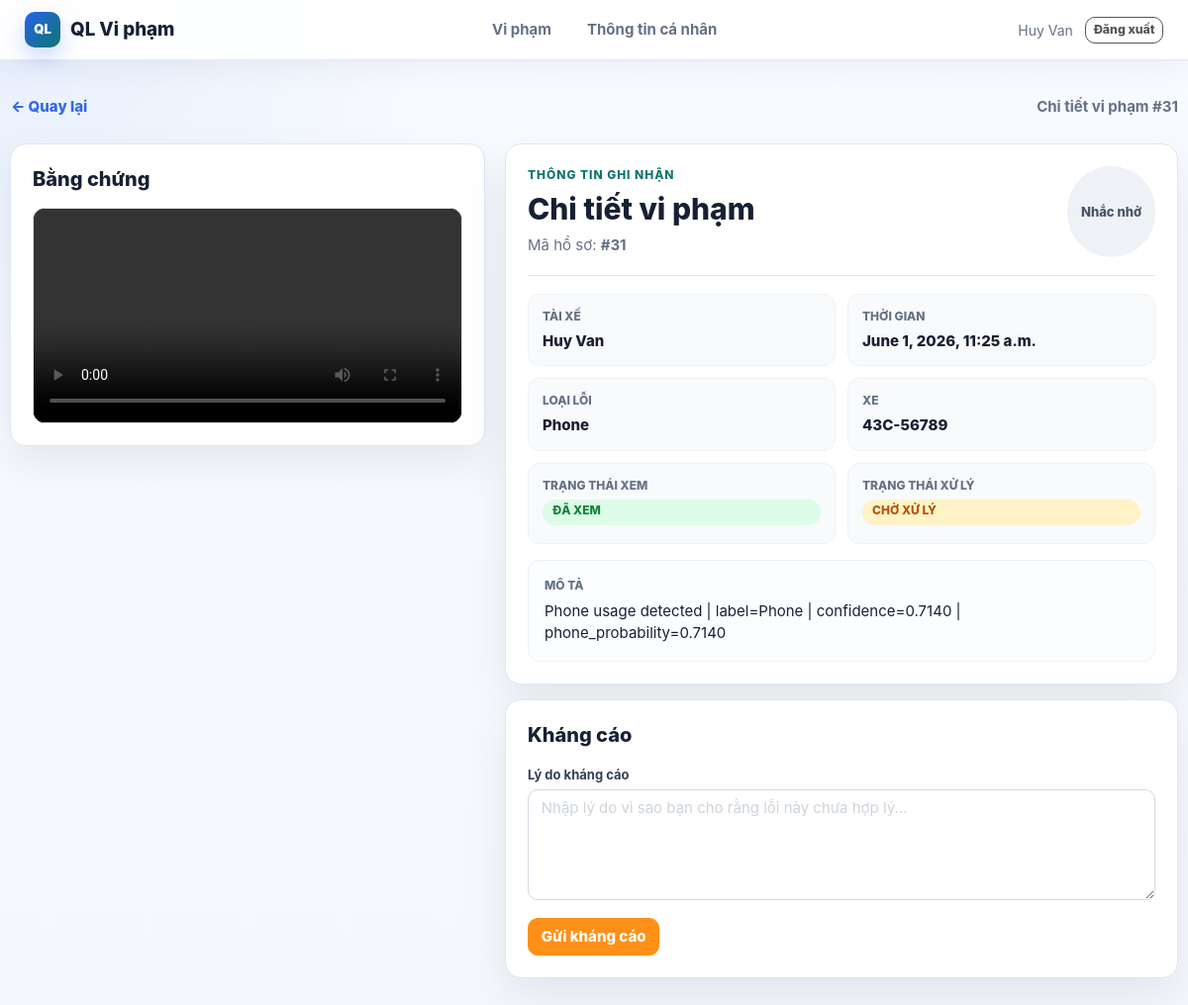
Page /violations/detail/31/ (signed in) on the committed database.
### accounts/models.py (models this page shows, shortened)
class Account(AbstractBaseUser):
    first_name = models.CharField(max_length=50)
    last_name = models.CharField(max_length=50)
    username = models.CharField(max_length=50, unique=True)
    email = models.EmailField(max_length=100, unique=True)
    phone_number = models.CharField(max_length=15, blank=True)
    card_uid = models.CharField(max_length=50, unique=True, null=True, blank=True)
    date_joined = models.DateTimeField(auto_now_add=True)
    last_login = models.DateTimeField(auto_now=True)
    is_admin = models.BooleanField(default=False)
    is_staff = models.BooleanField(default=False)
    is_active = models.BooleanField(default=True)
    is_superadmin = models.BooleanField(default=False)
    USERNAME_FIELD = 'email'
    REQUIRED_FIELDS = ['username', 'first_name', 'last_name']
    objects = MyAccountManager()
    def get_full_name(self):
        return f"{self.first_name} {self.last_name}"

### violations/models.py (models this page shows, shortened)
class Violation(models.Model):
    STATUS_CHOICES = [
        ('pending', 'Pending'),
        ('confirmed', 'Confirmed'),
        ('dismissed', 'Dismissed'),
        ('appealed', 'Appealed'),
    ]
    category = models.ForeignKey(Category, on_delete=models.CASCADE)
    reporter = models.ForeignKey(Account, on_delete=models.CASCADE)
    vehicle = models.ForeignKey(Vehicle, on_delete=models.CASCADE)
    title = models.CharField(max_length=200, default="Violation Report")
    description = models.TextField()
    reported_at = models.DateTimeField(auto_now_add=True)
    image = models.ImageField(upload_to='violations/', null=True, blank=True)
    video = models.FileField(upload_to='violations/videos/', null=True, blank=True)
    viewed = models.BooleanField(default=False)
    status = models.CharField(max_length=20, choices=STATUS_CHOICES, default='pending')
    class Meta:
        verbose_name = "Violation"
        verbose_name_plural = "Violations"
        ordering = ['-reported_at']

### categories/models.py (models this page shows, shortened)
class Category(models.Model):
    name = models.CharField(max_length=100)
    description = models.TextField(blank=True, null=True)
    severality_level = models.IntegerField(default=1)
    is_active = models.BooleanField(default=True)
    created_at = models.DateTimeField(auto_now_add=True)
    class Meta:
        verbose_name = "Category"
        verbose_name_plural = "Categories"
        ordering = ['name']

### vehicles/models.py (models this page shows, shortened)
class Vehicle(models.Model):
    license_plate = models.CharField(max_length=20, unique=True)
    model = models.CharField(max_length=100)
    registration_date = models.DateField()

### violations/views.py (the view)
# urls.py: path('detail/<int:violation_id>/', views.violation_detail, name='violation_detail'),
@login_required
def violation_detail(request, violation_id):
    violation = get_object_or_404(
        Violation.objects.select_related("category", "vehicle", "reporter"),
        id=violation_id,
        reporter=request.user
    )
    if not violation.viewed:
        violation.viewed = True
        violation.save(update_fields=["viewed"])
    appeal = getattr(violation, "appeal", None)
    context = {
        "violation": violation,
        "appeal": appeal,
    }
    return render(request, "violation_detail.html", context)

### categories/context_processors.py (called while the page is built)
def menu_links(request):
    links = Category.objects.all()
    return dict(links=links)

### templates/violation_detail.html (shortened to what this page needs)
{% extends "base.html" %}
{% load static %}
{% block content %}
<div class="detail-toolbar">
  <a class="btn btn-link px-0" href="javascript:history.back()">← Quay lại</a>
  <span>Chi tiết vi phạm #{{ violation.id }}</span>
</div>
<div class="row">
  <div class="col-lg-5 mb-3">
    <section class="data-card evidence-card">
      <div class="section-title-row">
        <h2>Bằng chứng</h2>
      </div>
      {% if violation.video %}
      <video class="evidence-media" controls preload="metadata" playsinline>
        <source src="{{ violation.video.url }}" type="video/mp4" />
      </video>
      {% else %}
      <div class="empty-state evidence-empty">
        <strong>Chưa có bằng chứng</strong>
        <span>Hình ảnh hoặc video sẽ hiển thị tại đây khi được ghi nhận.</span>
      </div>
      {% endif %}
    </section>
  </div>
  <div class="col-lg-7">
    <section class="data-card">
      <div class="detail-head">
        <div>
          <p class="eyebrow">Thông tin ghi nhận</p>
          <h1>Chi tiết vi phạm</h1>
          <p>Mã hồ sơ: <strong>#{{ violation.id }}</strong></p>
        </div>
        <span
          class="status-pill large {% if violation.category.severality_level == 2 %}danger{% else %}muted{% endif %}"
        >
          {% if violation.category.severality_level == 2 %}Nghiêm trọng{% else %}Nhắc nhở{% endif %}
        </span>
      </div>
      <div class="detail-grid">
        <div class="detail-item">
          <span>Tài xế</span>
          <strong>{{ violation.reporter.get_full_name|default:violation.reporter.username }}</strong>
        </div>
        <div class="detail-item">
          <span>Thời gian</span>
          <strong>{{ violation.reported_at }}</strong>
        </div>
        <div class="detail-item">
          <span>Loại lỗi</span>
          <strong>{{ violation.category.name }}</strong>
        </div>
        <div class="detail-item">
          <span>Xe</span>
          <strong>{{ violation.vehicle.license_plate }}</strong>
        </div>
        <div class="detail-item">
          <span>Trạng thái xem</span>
          {% if violation.viewed %}
          <strong><span class="status-pill success">Đã xem</span></strong>
          {% else %}
          <strong><span class="status-pill warning">Chưa xem</span></strong>
          {% endif %}
        </div>
        <div class="detail-item">
          <span>Trạng thái xử lý</span>
          <strong>
            {% if violation.status == "pending" %}
            <span class="status-pill warning">Chờ xử lý</span>
            {% elif violation.status == "confirmed" %}
            <span class="status-pill danger">Đã xác nhận</span>
            {% elif violation.status == "dismissed" %}
            <span class="status-pill muted">Đã hủy</span>
            {% elif violation.status == "appealed" %}
            <span class="status-pill info">Đang kháng cáo</span>
            {% else %}
            <span class="status-pill muted">{{ violation.status }}</span>
            {% endif %}
          </strong>
        </div>
      </div>
      <div class="note-box">
        <span>Mô tả</span>
        <p class="{% if not violation.description %}text-muted{% endif %}">
          {{ violation.description|default:"Không có mô tả" }}
        </p>
      </div>
    </section>
    <section class="data-card mt-3">
      <div class="section-title-row">
        <h2>Kháng cáo</h2>
      </div>
      {% if appeal %}
      <div class="appeal-summary">
        <div class="detail-item">
          <span>Trạng thái đơn</span>
          <strong>
            {% if appeal.status == "pending" %}
            <span class="status-pill warning">Chờ duyệt</span>
            {% elif appeal.status == "approved" %}
            <span class="status-pill success">Đã chấp nhận</span>
            {% elif appeal.status == "rejected" %}
            <span class="status-pill danger">Bị từ chối</span>
            {% else %}
            <span class="status-pill muted">{{ appeal.status }}</span>
            {% endif %}
          </strong>
        </div>
        <div class="note-box mb-0">
          <span>Lý do kháng cáo</span>
          <p>{{ appeal.reason }}</p>
        </div>
        <div class="detail-grid mt-3">
          <div class="detail-item">
            <span>Ngày gửi</span>
            <strong>{{ appeal.created_at }}</strong>
          </div>
          {% if appeal.reviewed_at %}
          <div class="detail-item">
            <span>Ngày duyệt</span>
            <strong>{{ appeal.reviewed_at }}</strong>
          </div>
          {% endif %}
        </div>
        {% if appeal.admin_note %}
        <div class="note-box mt-3 mb-0">
          <span>Phản hồi từ quản trị viên</span>
          <p>{{ appeal.admin_note }}</p>
        </div>
        {% endif %}
      </div>
      {% else %}
      <form method="post" action="{% url 'create_appeal' violation.id %}">
        <div class="form-group">
          <label for="reason">Lý do kháng cáo</label>
          <textarea
            name="reason"
            id="reason"
            rows="4"
            class="form-control"
            placeholder="Nhập lý do vì sao bạn cho rằng lỗi này chưa hợp lý..."
            required
          ></textarea>
        </div>
        <button type="submit" class="btn btn-warning">Gửi kháng cáo</button>
      </form>
      {% endif %}
    </section>
  </div>
</div>
{% endblock %}

### templates/base.html (shortened to what this page needs)
{% load static %}
<!doctype html>
<html lang="vi">
  <head>
    <link rel="stylesheet" href="{% static 'css/bootstrap.css' %}" />
    <link rel="stylesheet" href="{% static 'css/ui.css' %}" />
    <link rel="stylesheet" href="{% static 'css/responsive.css' %}" />
  </head>
  <body class="app-shell">
    <nav class="navbar navbar-expand-lg navbar-light app-navbar">
      <div class="container">
        <a class="navbar-brand app-brand" href="{% url 'violation_list' %}">
          <span class="app-brand-mark">QL</span>
          <span>QL Vi phạm</span>
        </a>
        <div class="collapse navbar-collapse" id="mainNavbar">
          <ul class="navbar-nav mr-auto app-nav-links">
            <li
              class="nav-item {% if request.resolver_match.url_name == 'violation_list' %}active{% endif %}"
            >
              <a class="nav-link" href="{% url 'violation_list' %}">Vi phạm</a>
            </li>
            <li
              class="nav-item {% if request.resolver_match.url_name == 'profile' %}active{% endif %}"
            >
              <a class="nav-link" href="{% url 'profile' %}">Thông tin cá nhân</a>
            </li>
          </ul>
          <div class="app-user-area">
            {% if request.user.is_authenticated %}
            <span class="app-user-name">
              {{ request.user.get_full_name|default:request.user.email }}
            </span>
            <a class="btn btn-outline-secondary btn-sm" href="{% url 'logout' %}">
              Đăng xuất
            </a>
            {% else %}
            <a class="btn btn-primary btn-sm" href="{% url 'login' %}">
              Đăng nhập
            </a>
            {% endif %}
          </div>
        </div>
      </div>
    </nav>
    <main class="container app-main">
      {% block content %}{% endblock %}
    </main>
  </body>
</html>

### rows in the picture
Account: user.get_full_name "Huy Van"
Violation: id "31", reporter.get_full_name "Huy Van", reported_at "June 1, 2026, 11:25 a.m.", category.name "Phone", vehicle.license_plate "43C-56789", description "Phone usage detected | label=Phone | confidence=0.7140 | phone_probability=0.7140"
